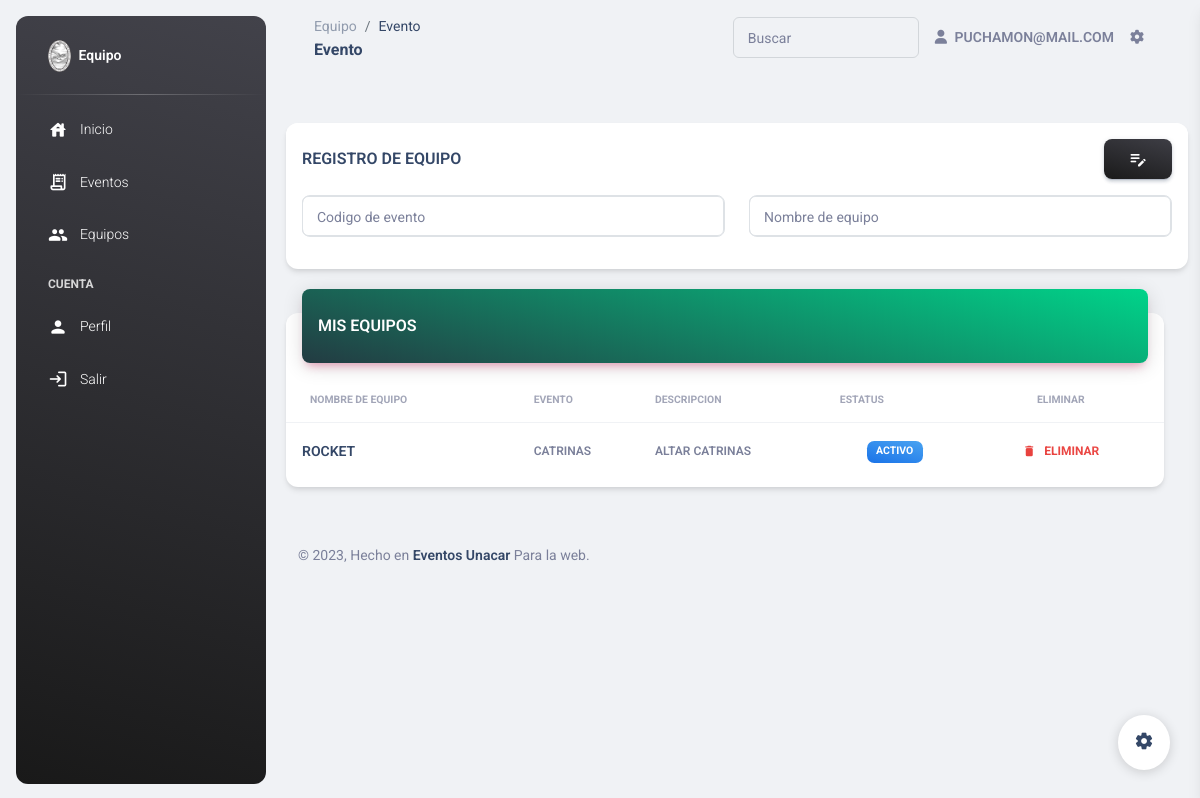
Page /Equipo/Evento.php (signed in) on the committed database.
### tables this page shows
CREATE TABLE `usuario` (
  `matriculaUsuario` char(6) NOT NULL,
  `idRol` char(3) NOT NULL,
  `nombreUsuario` varchar(45) DEFAULT NULL,
  `apellidoUsuario` varchar(45) DEFAULT NULL,
  `facultadUsuario` varchar(45) DEFAULT NULL,
  `emailUsuario` varchar(45) DEFAULT NULL,
  `Pass` varchar(60) NOT NULL,
  `telefonoUsuario` char(10) DEFAULT NULL
);

CREATE TABLE `equipo` (
  `idJefeCreador` int(10) NOT NULL,
  `idEquipo` char(3) NOT NULL,
  `idEvento` char(20) NOT NULL,
  `nombreEquipo` varchar(45) DEFAULT NULL
);

CREATE TABLE `evento` (
  `idEvento` char(20) NOT NULL,
  `matriculaUsuario` char(6) NOT NULL,
  `nombreEvento` varchar(45) DEFAULT NULL,
  `descripcionEvento` varchar(100) DEFAULT NULL,
  `statusEvento` varchar(20) DEFAULT NULL
);

### config/database.php (called while the page is built, shortened)
<?php
 $host = "localhost";
 $puerto = "3306";
 $usuario = "root";
 $contrasena = "";
 $baseDeDatos ="eventofci";
 function Conecta_DB_project()
 {
    global $host, $puerto, $usuario, $contrasena, $baseDeDatos;
    if (!($link = mysqli_connect($host.":".$puerto, $usuario, $contrasena)))
      {
          echo "Error conectando a la base de datos.<br>";
         exit();
      }
    else
    {
    }
 return $link;
 }
?>

### Equipo/Evento.php (the view, shortened to what this page needs)
<?php
  include("../config/database.php");
  $user_check=$_SESSION['login_user_sys'];
  $link = Conecta_DB_project();
  $consulta = "select matriculaUsuario,emailUsuario from usuario where emailUsuario='$user_check'";
  $sql=mysqli_query($link,$consulta);
  $row = mysqli_fetch_assoc($sql);
  $login_session =$row['emailUsuario'];
  $idJefeCreador =$row['matriculaUsuario'];
  $queryAsignacion = "SELECT idJefeCreador,idEquipo,nombreEquipo, nombreEvento, descripcionEvento, statusEvento FROM evento JOIN equipo ON equipo.idEvento = evento.idEvento WHERE idJefeCreador= '$idJefeCreador'";
  $resultAsignacion = mysqli_query(Conecta_DB_project(), $queryAsignacion);
?>
<!DOCTYPE html>
<html lang="en">
<head>
  <link href="../assets/css/nucleo-icons.css" rel="stylesheet" />
  <link href="../assets/css/nucleo-svg.css" rel="stylesheet" />
  <link id="pagestyle" href="../assets/css/material-dashboard.css?v=3.0.4" rel="stylesheet" />
</head>
<body class="g-sidenav-show  bg-gray-200">
  <?php
    require "Complements/Menu.php";
  ?>
  <main class="main-content position-relative max-height-vh-100 h-100 border-radius-lg ">
    <nav class="navbar navbar-main navbar-expand-lg px-0 mx-4 shadow-none border-radius-xl" id="navbarBlur" data-scroll="true">
      <div class="container-fluid py-1 px-3">
        <nav aria-label="breadcrumb">
          <ol class="breadcrumb bg-transparent mb-0 pb-0 pt-1 px-0 me-sm-6 me-5">
            <li class="breadcrumb-item text-sm"><a class="opacity-5 text-dark" href="javascript:;">Equipo</a></li>
            <li class="breadcrumb-item text-sm text-dark active" aria-current="page">Evento</li>
          </ol>
          <h6 class="font-weight-bolder mb-0">Evento</h6>
        </nav>
        <div class="collapse navbar-collapse mt-sm-0 mt-2 me-md-0 me-sm-4" id="navbar">
          <div class="ms-md-auto pe-md-3 d-flex align-items-center">
            <div class="input-group input-group-outline">
              <label class="form-label">Buscar</label>
              <input type="text" id="buscar" class="form-control">
            </div>
          </div>
          <ul class="navbar-nav  justify-content-end">
            <li class="nav-item d-flex align-items-center">
              <a href="#Equipo" class="nav-link text-body font-weight-bold px-0">
                <i class="fa fa-user me-sm-1"></i>
                <span class="d-sm-inline d-none"><?php echo $login_session; ?></span>
              </a>
            </li>
            <li class="nav-item px-3 d-flex align-items-center">
              <a href="javascript:;" class="nav-link text-body p-0">
                <i class="fa fa-cog fixed-plugin-button-nav cursor-pointer"></i>
              </a>
            </li>
          </ul>
        </div>
      </div>
    </nav>
    <div class="container-fluid py-4">
    <div class="row">
        <div class="col-lg-8">
          <div class="row">
            <div class="col-md-12 mb-lg-0 mb-4">
            <form method="post" name="form" action="../config/crudEquipo.php? matriculaUsuario=<?php  echo $idJefeCreador; ?>">
              <div class="card mt-4">
                <div class="card-header pb-0 p-3">
                  <div class="row">
                    <div class="col-6 d-flex align-items-center">
                      <h6 class="mb-0">REGISTRO DE EQUIPO</h6>
                    </div>
                    <div class="col-6 text-end">
                      <input type="submit" class="btn bg-gradient-dark mb-0   material-icons opacity-10" name="send" value="edit_note">
                    </div>
                  </div>
                </div>
                <div class="card-body p-3">
                  <div class="row">
                     <div class="col-md-6 mb-md-0 mb-4">
                      <div class="input-group input-group-outline mb-3 card  border card-plain border-radius-lg d-flex align-items-center flex-row">
                      <label class="form-label">Codigo de evento</label>
                      <input type="text" class="form-control card card-body border card-plain border-radius-lg d-flex align-items-center cursor-pointer flex-row"" name="codigo" value="" required>
                    </div>
                    </div>
                    <div class="col-md-6">
                    <div class="input-group input-group-outline mb-3 card  border card-plain border-radius-lg d-flex align-items-center flex-row">
                      <label class="form-label">Nombre de equipo</label>
                      <input type="text" class="form-control card card-body border card-plain border-radius-lg d-flex align-items-center cursor-pointer flex-row""  name="nombreEquipo"  value="" required>
                    </div>
                    </div>
                  </div>
                </div>
              </form>
              </div>
            </div>
          </div>
        </div>
         <div class="row">
        <div class="col-12">
          <div class="card my-4">
            <div class="card-header p-0 position-relative mt-n4 mx-3 z-index-2">
              <div class="bg-gradient-primary shadow-primary border-radius-lg pt-4 pb-3">
                <h6 class="text-white text-capitalize ps-3">MIS EQUIPOS </h6>
              </div>
            </div>
            <div class="card-body px-0 pb-2">
              <div class="table-responsive p-0">
                <table id="tabla" class="table align-items-center mb-0">
                  <thead>
                    <tr>
                      <th class="text-uppercase text-secondary text-xxs font-weight-bolder opacity-7">Nombre de equipo</th>
                      <th class="text-uppercase text-secondary text-xxs font-weight-bolder opacity-7 ps-2">Evento</th>
                       <th class="text-uppercase text-secondary text-xxs font-weight-bolder opacity-7 ps-2">Descripcion</th>
                        <th class="text-uppercase text-secondary text-xxs font-weight-bolder opacity-7 ps-2">Estatus</th>
                      <th class="text-center text-uppercase text-secondary text-xxs font-weight-bolder opacity-7">Eliminar</th>
                    </tr>
                  </thead>
                  <tbody>
                  <?php
                      foreach ($resultAsignacion as $rowAsignacion) {
                  ?>
                    <tr>
                      <td>
                        <div class="d-flex px-2 py-1">
                          <div class="d-flex flex-column justify-content-center">
                            <h6 class="mb-0 text-sm"><?php echo $rowAsignacion['nombreEquipo']; ?></h6>
                          </div>
                        </div>
                      </td>
                      <td>
                        <p class="text-xs font-weight-bold mb-0"><?php echo $rowAsignacion['nombreEvento']; ?></p>
                      </td>
                      <td>
                        <p class="text-xs font-weight-bold mb-0"><?php echo $rowAsignacion['descripcionEvento']; ?></p>
                      </td>
                      <td class="align-middle text-center text-sm" id="fila">
                        <span class="badge badge-sm bg-gradient-info"  id="cambio" ><?php echo $rowAsignacion['statusEvento']; ?></span>
                      </td>
                      <td class="align-middle text-center">
                      <a class="btn btn-link text-danger text-gradient px-3 mb-0" name="eliminar"  href="../config/CrudEquipo.php?idEquipo=<?php echo $rowAsignacion['idEquipo']?>"><i class="material-icons text-sm me-2">delete</i>Eliminar</a>
                      </td>
                    </tr>
                  <?php
                    }
                  ?>
                  </tbody>
                </table>
              </div>
            </div>
          </div>
        </div>
      </div>
      <footer class="footer py-4  ">
        <div class="container-fluid">
          <div class="row align-items-center justify-content-lg-between">
            <div class="col-lg-6 mb-lg-0 mb-4">
              <div class="copyright text-center text-sm text-muted text-lg-start">
                © ,
                Hecho en
                <a href="https://www.unacar.mx/" class="font-weight-bold" target="_blank">Eventos Unacar</a>
                Para la web.
              </div>
            </div>
          </div>
        </div>
      </footer>
    </div>
  </main>
  <?php
  require "Complements/Config.php";
  ?>
</body>
</html>

### rows in the picture
usuario: emailUsuario "PUCHAMON@MAIL.COM"
equipo: nombreEquipo "ROCKET", idEvento.nombreEvento "CATRINAS", idEvento.descripcionEvento "ALTAR CATRINAS", idEvento.statusEvento "ACTIVO"
